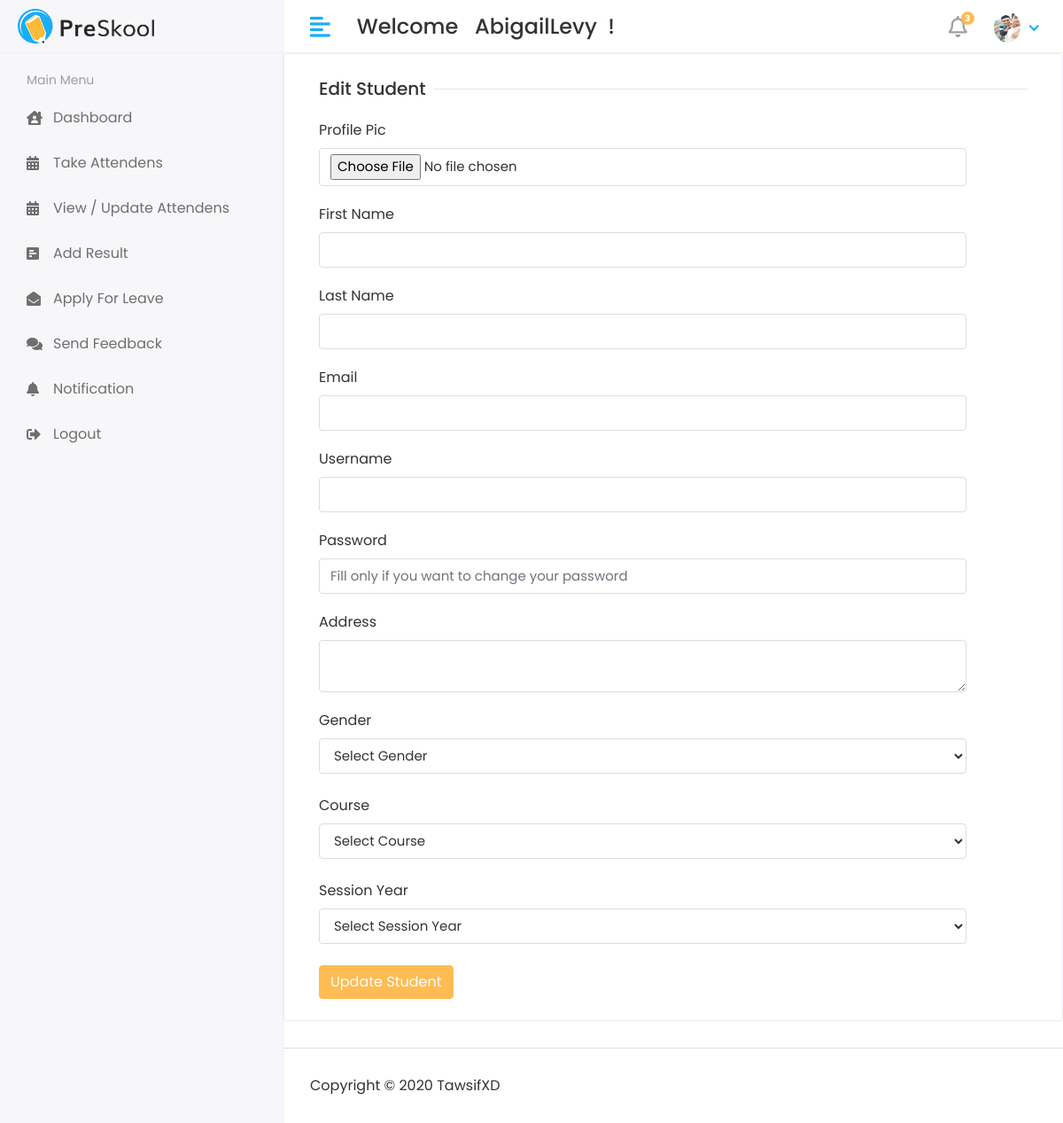
Before: /Hod/Student/Edit/8 (signed in) with the older database file.
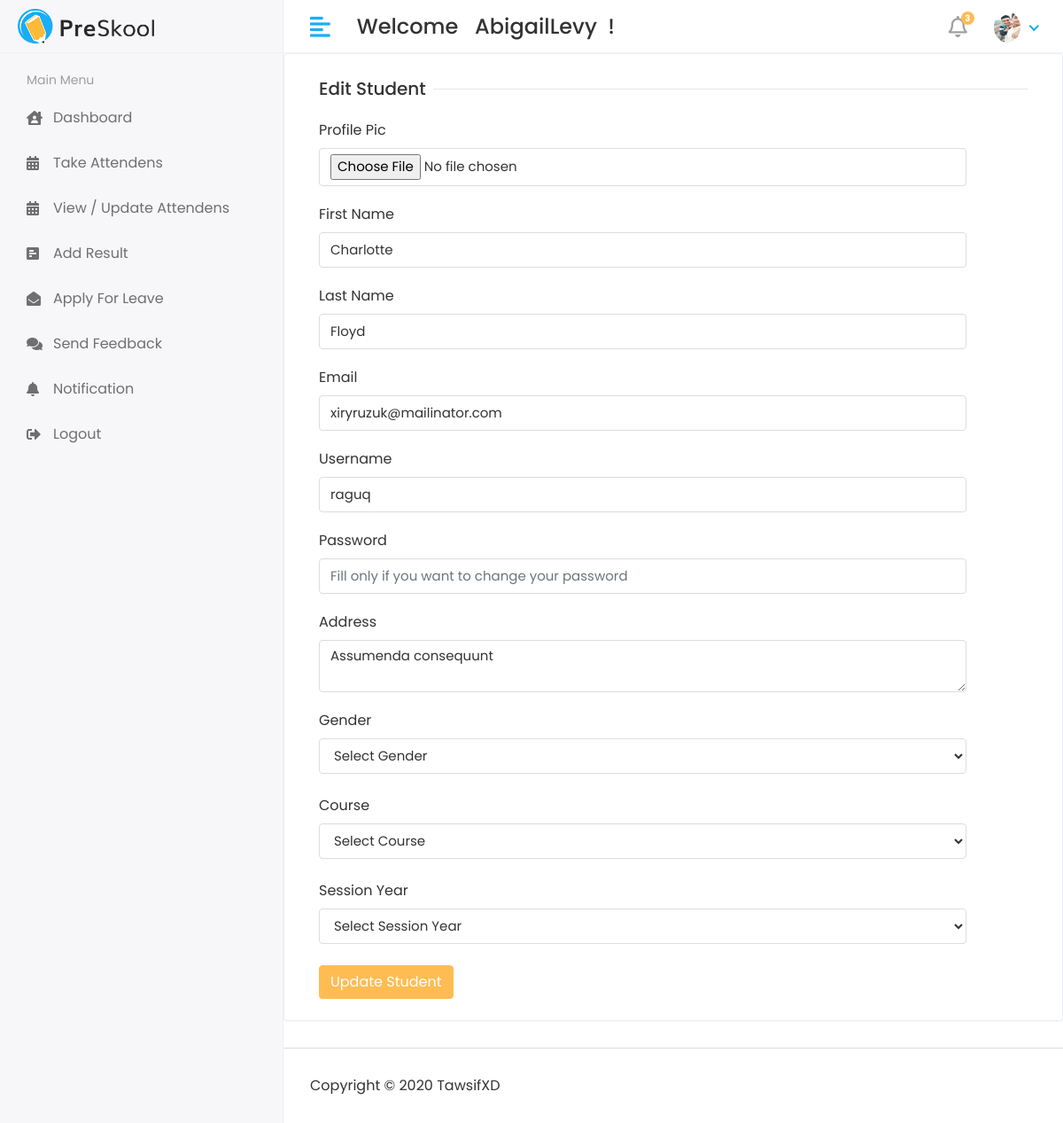
After: the same page with the newer database file.
### app/models.py (models this page shows, shortened)
class Student(models.Model):
    admin = models.OneToOneField(CustomUser, on_delete=models.CASCADE)
    address = models.TextField()
    gender = models.CharField(max_length=100)
    course_id = models.ForeignKey(Course,on_delete=models.DO_NOTHING)
    session_year_id = models.ForeignKey(Session_Year, on_delete=models.DO_NOTHING)
    created_at = models.DateTimeField(auto_now_add=True)
    updated_at = models.DateTimeField(auto_now=True)

class CustomUser(AbstractUser):
    USER = (
        (1,'HOD'),
        (2,'STAFF'),
        (3,'STUDENT'),
    )
    user_type = models.CharField(choices=USER, max_length=50, default=1)
    profile_pic = models.ImageField(upload_to='media/profile_pic')

### student_management_system/Hod_Views.py (the view)
# urls.py: path('Hod/Student/Edit/<str:id>',Hod_Views.EDIT_STUDENT, name="edit_student" ),
@login_required(login_url='/')
def EDIT_STUDENT(request, id):
    student = Student.objects.filter(id = id)
    course = Course.objects.all()
    session_year = Session_Year.objects.all()
    context = {
        'student':student,
        'course':course,
        'session_year':session_year,
    }
    return render(request, 'Hod/edit_student.html', context)

### templates/Hod/edit_student.html (shortened to what the changed rows need)
{% extends 'base.html' %}
{% block content %}
  <div class="row">
                  <div class="col-sm-12">
                     <div class="card">
                        <div class="card-body">
                           <form method="post" action="{% url 'update_student' %}" enctype="multipart/form-data">
                                 <div class="col-sm-11">
                                    <div class="form-group">
                                       <label>First Name</label>
                                       <input type="text" class="form-control" name="first_name" value="{% for i in student %}{{i.admin.first_name}}{% endfor %}">
                                    </div>
                                 </div>
                                 <div class="col-sm-11">
                                    <div class="form-group">
                                       <label>Last Name</label>
                                       <input type="text" class="form-control" name="last_name" value="{% for i in student %}{{i.admin.last_name}}{% endfor %}">
                                    </div>
                                 </div>
                               <div class="col-sm-11">
                                    <div class="form-group">
                                       <label>Email</label>
                                       <input type="text" class="form-control" name="email" value="{% for i in student %}{{i.admin.email}}{% endfor %}" >
                                    </div>
                                 </div>
                               <div class="col-sm-11">
                                    <div class="form-group">
                                       <label>Username</label>
                                       <input type="text" class="form-control" name="username" value="{% for i in student %}{{i.admin.username}}{% endfor %}">
                                    </div>
                                 </div>
                               <div class="col-sm-11">
                                    <div class="form-group">
                                        <label>Address</label>
                                        <textarea class="form-control" name="address" >{% for i in student %}{{i.address}}{% endfor %}</textarea>
                                    </div>
                                 </div>
                               <br>
                              <br>
                               <br>
                           </form>
                        </div>
                     </div>
                  </div>
               </div>
{% endblock %}

Changed rows visible on the page:
added Student: first_name "Charlotte", last_name "Floyd", email "xiryruzuk@mailinator.com", username "raguq", address "Assumenda consequunt"
